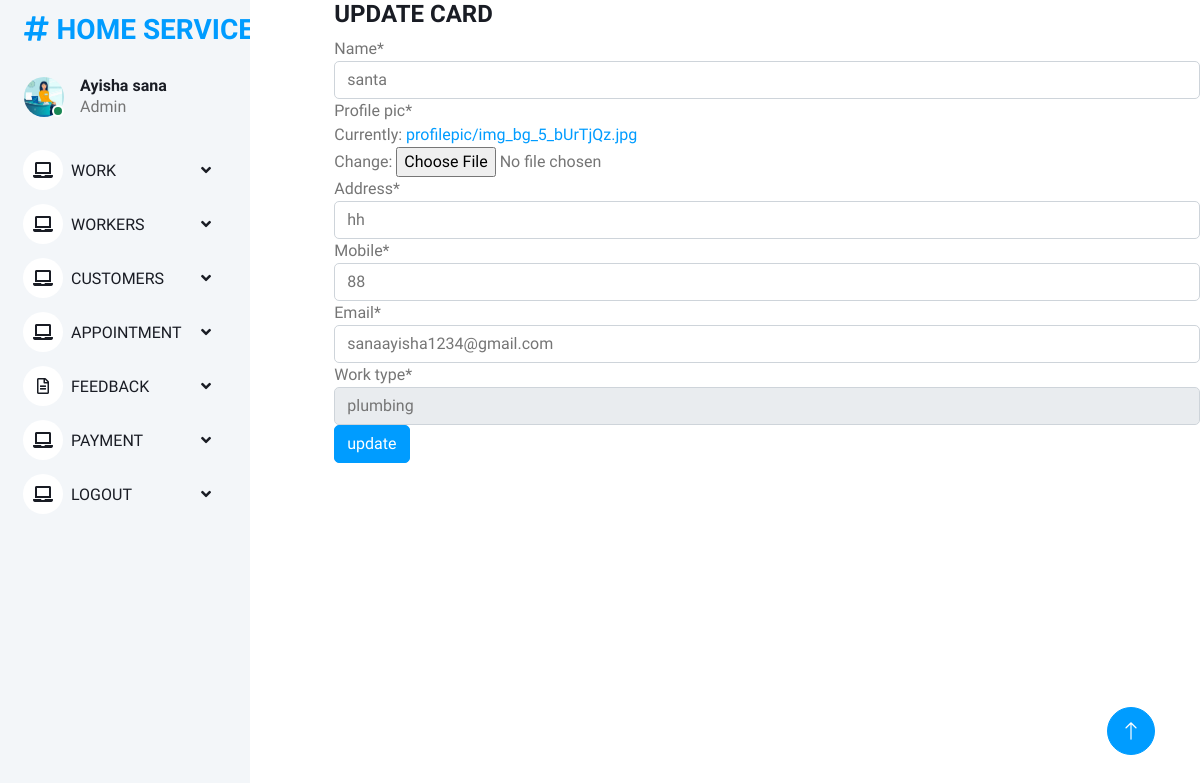
The app's page /update/2/ (signed in) with its own data.
### onlinehomeservice_app/models.py (models this page shows, shortened)
class register(models.Model):
    user=models.ForeignKey(Login,on_delete=models.CASCADE)
    name = models.CharField(max_length=100)
    profile_pic= models.FileField(upload_to='profilepic/')
    address = models.CharField(max_length=40)
    mobile = models.CharField(max_length=10,null=False)
    email = models.EmailField()
    work_type = models.ForeignKey(work,on_delete=models.CASCADE)

class work(models.Model):
    name = models.CharField(max_length=100)
    charge = models.IntegerField()
    def __str__(self):
        return self.name

### onlinehomeservice_app/views.py (the view)
# urls.py: path("update/<int:id>/", views.update, name="update"),
@login_required(login_url='loginpage')
def update(request,id):
    a = register.objects.get(id=id)
    form = register_form(instance=a)
    if request.method == 'POST':
        form = register_form(request.POST,instance=a)
        if form.is_valid():
            form.save()
            return redirect('workers_data')
    return render(request,'admin/update.html',{'form':form})

### onlinehomeservice_app/forms.py
class register_form(forms.ModelForm):
    class Meta:
        model = register
        fields = '__all__'
        exclude=("user",)

### templates/admin/update.html (shortened to what this page needs)
{% extends "admin/admin base.html" %}
{% block content %}
{% load crispy_forms_filters %}
<h4 >UPDATE CARD</h4>
<form method="POST">
  {{ form|crispy }}
  <button type="submit" class="btn btn-primary">update</button>
</form>
{% endblock %}

### static/assets1/css/style.css (style rules this page uses)
:root { --primary: #009CFF; --light: #F3F6F9; --dark: #191C24; }
.btn { transition: .5s; }
.btn.btn-primary { color: #FFFFFF; }

### records on screen
register: name "santa", address "hh", mobile "88", email "sanaayisha1234@gmail.com", work_type "plumbing"
